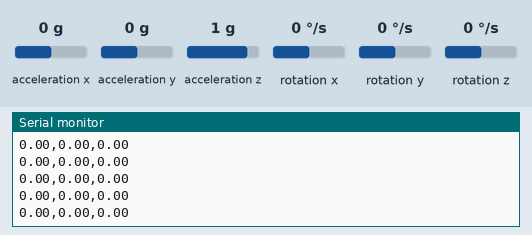
This sketch was run on a simulated Arduino Uno, built with avr-gcc and run on an emulated ATmega328P. Shown: the last lines printed to the serial monitor. Inputs (shaded band) come from the test bench; at power-on: rotation z 0 °/s, acceleration x 0 g, acceleration y 0 g, acceleration z 1 g, rotation x 0 °/s, rotation y 0 °/s.

Above: at 4.2 s.
4.3 s: rotation z set to 192 °/s
At 4.9 s:
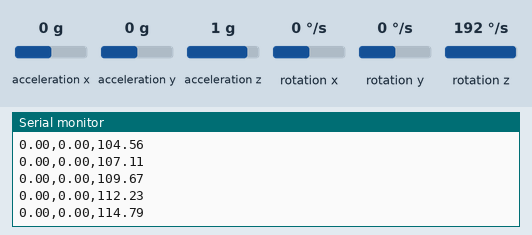
7.3 s: acceleration x set to -1.4 g
At 8.2 s:
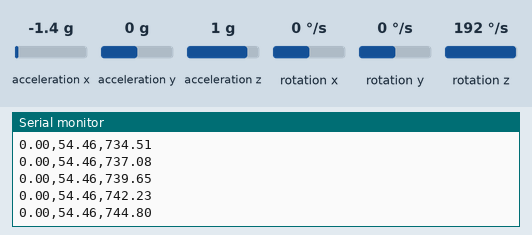
10.3 s: acceleration y set to -1.4 g
At 10.9 s:
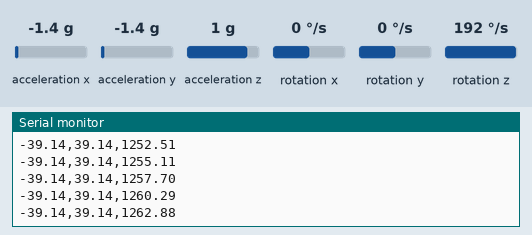
11.8 s: acceleration z set to -1.4 g
At 12.3 s:
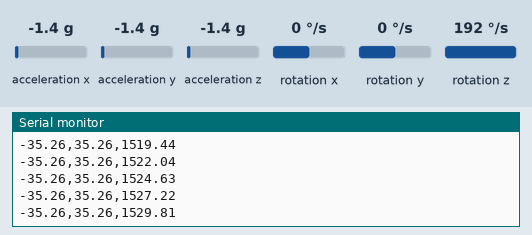
Timing chart, 0 to 14.3 s (numbered marks = the images above; inputs shaded):
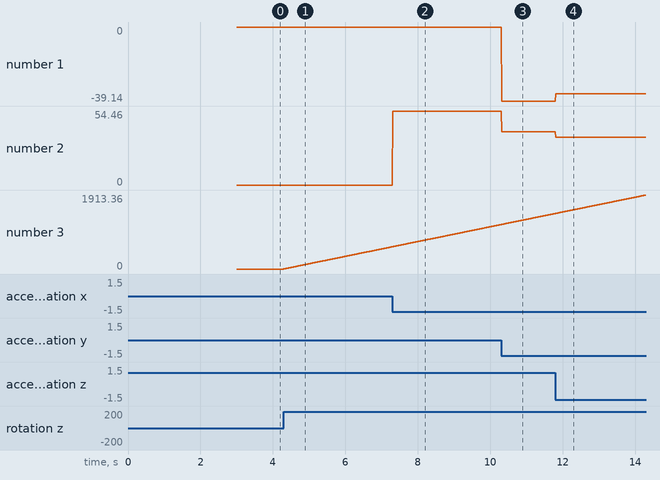

The sketch:

sketch_imu.ino
```cpp
#include <MPU6050_tockn.h>
#include <Wire.h>

MPU6050 mpu6050(Wire);

void setup() {
  Serial.begin(115200);
  Wire.begin();
  mpu6050.begin();

  // Calibration: Keep the sensor flat and still during power-up!
  mpu6050.calcGyroOffsets(true);
}

void loop() {
  mpu6050.update();

  // We send the data in a CSV format: roll,pitch,yaw
  Serial.print(mpu6050.getAngleX());
  Serial.print(",");
  Serial.print(mpu6050.getAngleY());
  Serial.print(",");
  Serial.println(mpu6050.getAngleZ());

  delay(10); // High refresh rate for smooth visualization
}
```

Measured:
- after the input at 4.3 s, the serial monitor: prints a new line at once (image 1)
- plotted number 3: 0 → 575.12 after the input at 4.3 s
